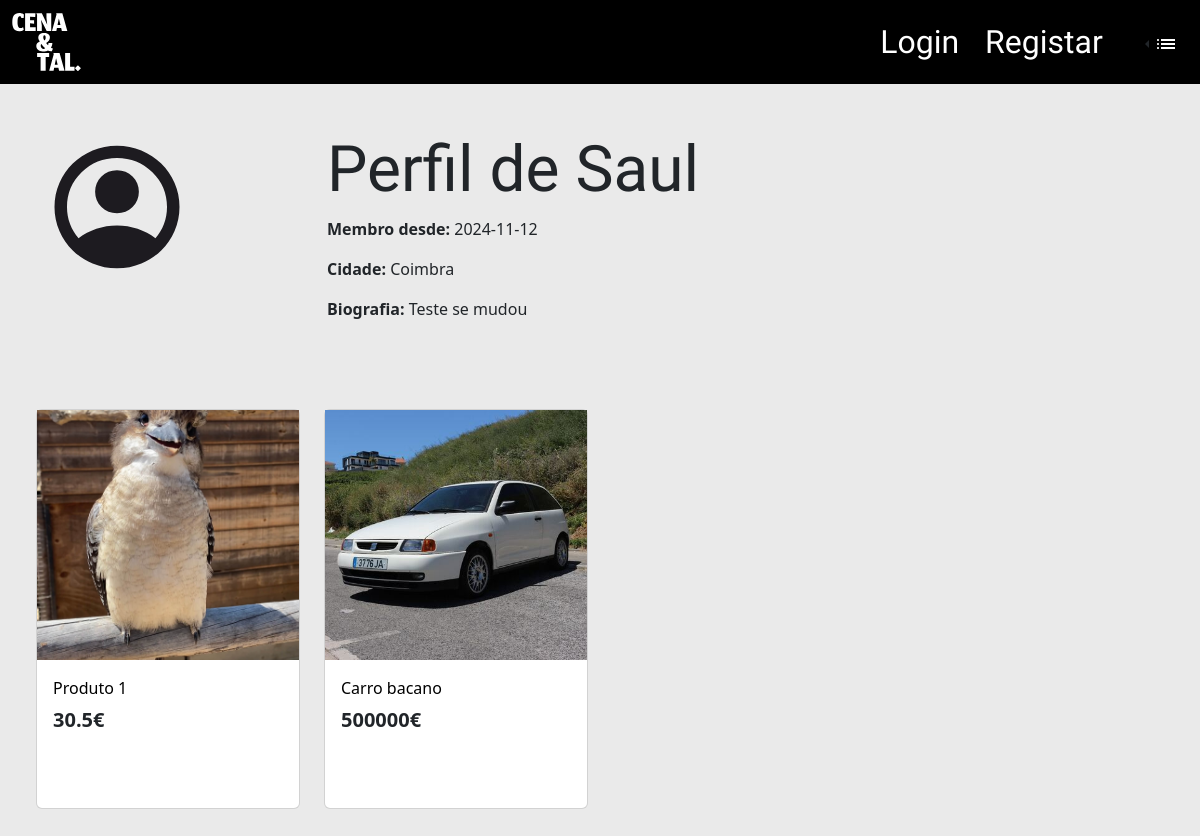
/pagina_utilizador_guest.php?user_id=1, run on an earlier commit of the app's database.
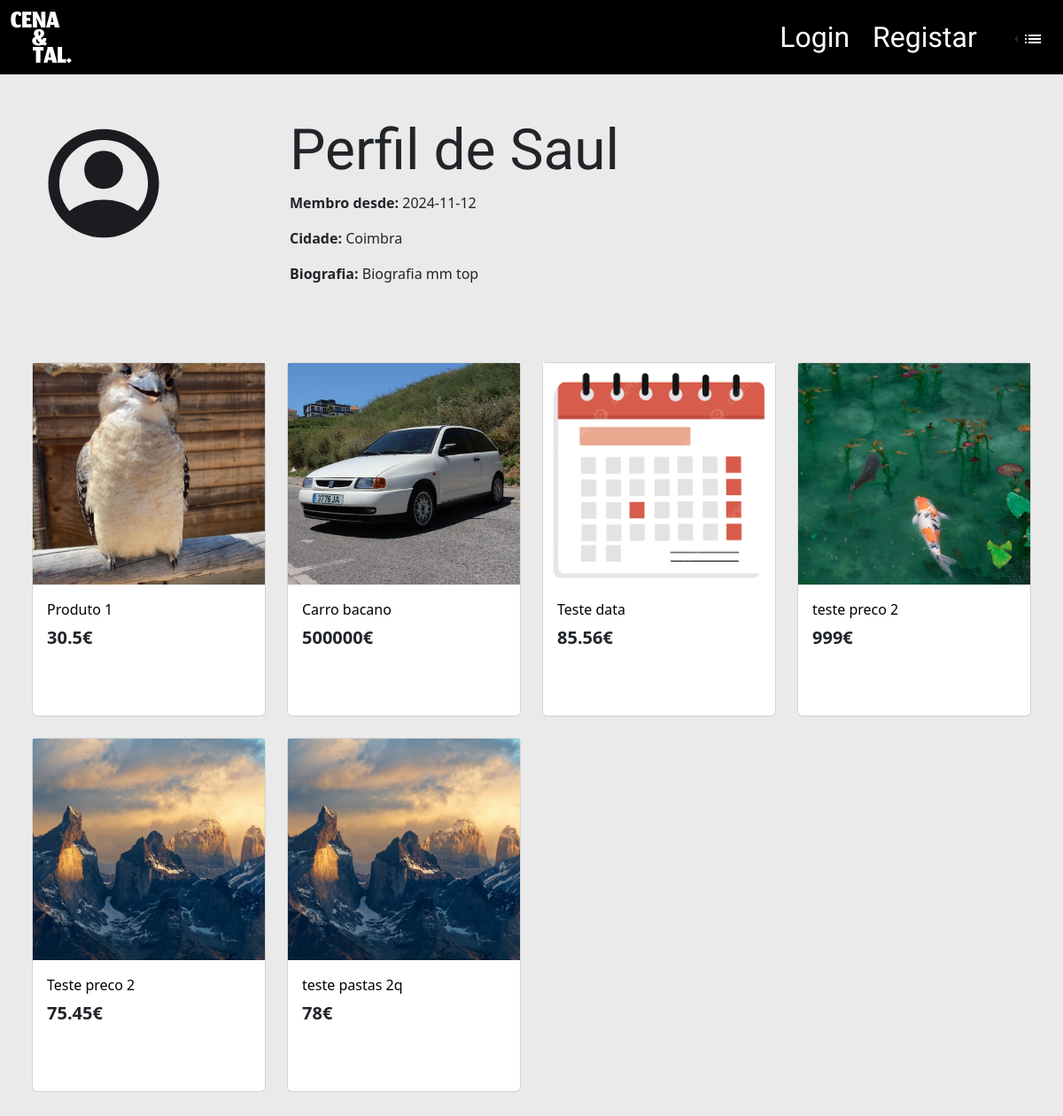
And on a later commit of the database.
### tables this page shows
CREATE TABLE `users` (
  `id` int(11) NOT NULL,
  `username` varchar(30) NOT NULL,
  `password` varchar(78) NOT NULL,
  `email` varchar(30) NOT NULL,
  `imagem` varchar(255) DEFAULT 'imgs/icons/account_circle.svg',
  `localidade` varchar(255) DEFAULT NULL,
  `cidade` varchar(150) DEFAULT NULL,
  `cp` varchar(7) DEFAULT NULL,
  `telemovel` int(16) DEFAULT NULL,
  `biografia` text DEFAULT NULL,
  `data` date NOT NULL DEFAULT current_timestamp()
);

CREATE TABLE `produto` (
  `id` int(11) NOT NULL,
  `user_id` int(11) NOT NULL,
  `titulo` varchar(30) NOT NULL,
  `descricao` text NOT NULL,
  `preco` float NOT NULL,
  `imagem` varchar(80) DEFAULT NULL,
  `adicionado_a` date NOT NULL DEFAULT current_timestamp(),
  `visivel` tinyint(1) DEFAULT 1
);

### pagina_utilizador_guest.php (the view, shortened to what this page needs)
<?php
$isLoggedIn = isset($_SESSION['user_id']);
include 'includes/db.php';
if (isset($_GET['user_id'])) {
    $userId = intval($_GET['user_id']);
    $query = $conn->prepare("
        SELECT username, email, imagem, localidade, cidade, cp, telemovel, biografia, data
        FROM users WHERE id = ?");
    $query->bind_param("i", $userId);
    $query->execute();
    $result = $query->get_result();
    $product_sql = "SELECT produto.*, produto_imagens.image_path, users.username
        FROM produto
        LEFT JOIN produto_imagens ON produto.id = produto_imagens.produto_id
        LEFT JOIN users ON produto.user_id = users.id
        WHERE produto.user_id = $userId
        GROUP BY produto.id
        ORDER BY MIN(produto_imagens.id)";
  $product_result = $conn->query($product_sql);
    if ($result->num_rows > 0) {
        $userData = $result->fetch_assoc();
    } else {
        echo "<p>User not found.</p>";
        exit;
    }
} else {
    echo "<p>Invalid user ID.</p>";
    exit;
}
?>
 <!DOCTYPE html>
 <html lang="en">
 <head>
    <link rel="stylesheet" href="css/bootstrap.min.css">
    <link rel="stylesheet" href="css/fonts/customfonts.css">
 </head>
 <body style="background-color: #EAEAEA;">
 <nav class="navbar navbar-expand-sm" style="background-color: black;">
  <div class="container-fluid">
    <a class="navbar-brand align-self-center" href="index.php">
      <img src="imgs/logo.svg" style="width:69px;" alt="">
    </a>
    <div class="d-flex align-items-center">
      <?php if ($isLoggedIn == true): ?>
        <a class="btn" href="pagina_utilizador.php">
          <img src="imgs/icons/iconperson.svg" alt="">
        </a>
        <a class="btn" href="#">
          <img src="imgs/icons/cart.svg" alt="">
        </a>
        <a class="btn" href="add_produto.html">
          <img src="imgs/icons/iconplus.svg" alt="">
        </a>
        <a class="btn" href="logica/logout.php">
          <img src="imgs/icons/logout.svg" style="width:20px; height:20px;" alt="">
        </a>
      <?php else: ?>
        <a class="btn jomhuria-regular fs-2" style="color: white;" href="login.html">Login</a>
        <a class="btn jomhuria-regular fs-2" style="color: white;" href="registar.html">Registar</a>
      <?php endif; ?>
      <div class="dropstart ms-3">
        <button class="btn dropdown-toggle" type="button" data-bs-toggle="dropdown" aria-expanded="false" style="background-color: black;">
          <img src="imgs/icons/iconcont.svg" alt="">
        </button>
      </div>
    </div>
  </div>
</nav>
<div class="container mt-5">
    <div class="row">
        <div class="col-lg-3">
            <img src="<?php echo htmlspecialchars($userData['imagem']); ?>"
                 alt="Imagem de <?php echo htmlspecialchars($userData['username']); ?>"
                 class="rounded-circle" style="width: 150px; height: 150px;">
        </div>
        <div class="col-lg-9">
            <h1 class="jomhuria-regular fs-custom">Perfil de <?php echo htmlspecialchars($userData['username']); ?></h1>
            <p><strong>Membro desde:</strong> <?php echo htmlspecialchars($userData['data'] ?? ''); ?></p>
            <p><strong>Cidade:</strong> <?php echo htmlspecialchars($userData['cidade'] ?? ''); ?></p>
            <p><strong>Biografia:</strong> <?php echo nl2br(htmlspecialchars($userData['biografia'] ?? '')); ?></p>
        </div>
    </div>
</div>
<div class="container-fluid mt-5 mb-5 ">
    <div class=" container-fluid mt-5 mb-5 row row-cols-xxl-5 row-cols-xl-4 row-cols-md-3 row-cols-1 gy-4 mx-auto">
    <?php while($row = $product_result->fetch_assoc()): ?>
      <div class="col me-0">
        <div class="card rounded-2" style="width: 100%; height: 400px; background-color: white;">
          <a href="pagina_produto.php?id=<?php echo htmlspecialchars($row['id']); ?>" class="text-decoration-none">
            <div class="container p-0" style="width: 100%; height: 250px; background-color: white;">
              <img src="<?php echo htmlspecialchars($row['image_path']); ?>" class="img-fluid" alt="Product Image" style="width: 100%; height: 100%; object-fit:cover;">
            </div>
          </a>
          <div class="card-body">
            <a href="pagina_produto.php?id=<?php echo htmlspecialchars($row['id']); ?>" class="text-decoration-none " style="color: #000000">
              <div class="card-title"><?php echo htmlspecialchars($row['titulo']); ?></div>
            </a>
            <div class="card-text"><h5 class="fw-bold"><?php echo htmlspecialchars($row['preco']); ?>€</h5></div>
          </div>
        </div>
      </div>
      <?php endwhile; ?>
    </div>
</div>
 </body>
 </html>

What changed in the data, as far as the page shows it:
changed users "Saul": biografia "Teste se mudou" → "Biografia mm top"
added produto: shows a picture, titulo "Teste data", preco "85.56"
added produto: shows a picture, titulo "teste preco 2", preco "999"
added produto: titulo "Teste preco 2", preco "75.45"
added produto: titulo "teste pastas 2q", preco "78"
